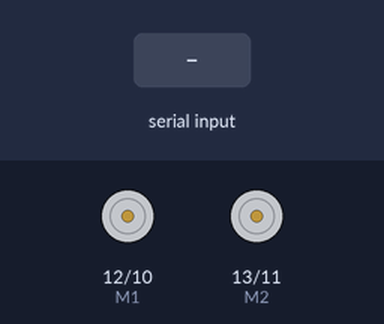
A sketch run on a simulated Arduino Uno, built with avr-gcc and run on an emulated ATmega328P. Parts: direction and speed pins drawn as motors (green arrow = direction pin HIGH = forward, orange = LOW = backward, longer = more drive). Inputs (shaded band) come from the test bench.

Above: at 1.2 s.
1.3 s: "F" received over Serial
At 2.5 s:
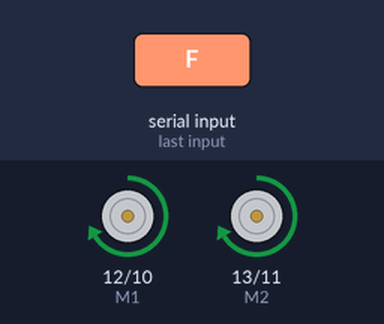
2.8 s: "B" received over Serial
At 3.6 s:
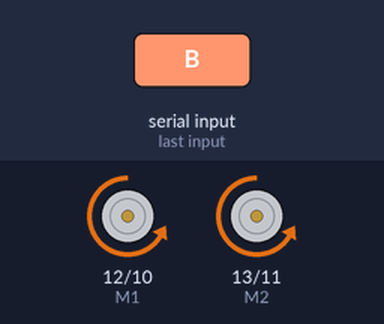
4.3 s: "R" received over Serial
At 4.8 s:
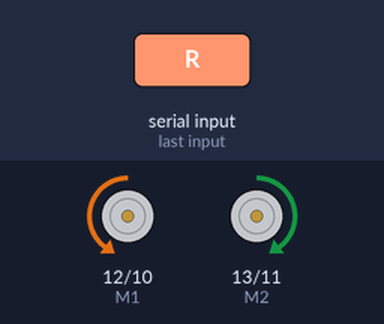
5.8 s: "L" received over Serial
At 7.0 s:
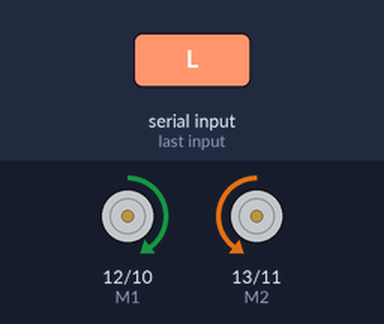
7.3 s: "S" received over Serial
At 8.3 s:
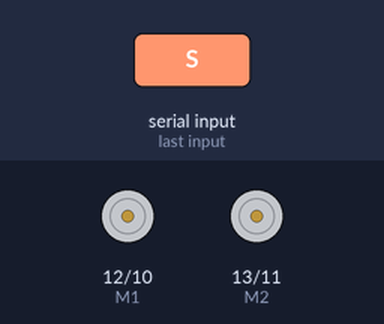
Timing chart, 0 to 9.8 s (numbered marks = the images above; inputs shaded):
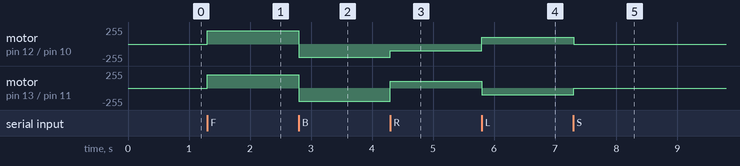

The sketch:

blue.ino
```cpp
/*
 * 블루투스 자동차 연결
 * 블루투스 모듈제거 후 업로드
 * 업로드 완료 후 블루투스 모듈 연결
 */

int E1 = 10;      // 1번(A) 모터 PWM
int M1 = 12;      // 1번(A) 모터 정/역
int E2 = 11;      // 2번(B) 모터 PWM
int M2 = 13;      // 2번(B) 모터 정/역


void setup() {
  Serial.begin (9600);
  pinMode(M1, OUTPUT);      // 출력핀 설정
  pinMode(M2, OUTPUT);
}

void loop()
{
  if(Serial.available() > 0)
  {
      char val = Serial.read();
      if(val == 'F') //정방향
      {
          forward_motor(200);
      }
      else if(val == 'B') //역방향
      {
          backward_motor(200);
      }
      else if(val == 'R') //오른쪽
      {
          right_motor(100);
      }
      else if(val == 'L') //왼쪽
      {
          left_motor(100);
      }
      else if(val == 'S') //모터 스탑
      {
          stop_motor();
      }

  }
}

void forward_motor(int motorspeed)
{
  //모터를 정방향으로 돌린다
  digitalWrite(M1, HIGH); //모터 정방향 회전
  digitalWrite(M2, HIGH); //모터 정방향 회전
  analogWrite(E1, motorspeed);
  analogWrite(E2, motorspeed);
}

void backward_motor(int motorspeed)
{
  //모터를 정방향으로 돌린다
  digitalWrite(M1, LOW); //모터 정방향 회전
  digitalWrite(M2, LOW); //모터 정방향 회전
  analogWrite(E1, motorspeed);
  analogWrite(E2, motorspeed);
}

void right_motor(int motorspeed)
{
  //모터를 정방향으로 돌린다
  digitalWrite(M1, LOW); //모터 정방향 회전
  digitalWrite(M2, HIGH); //모터 정방향 회전
  analogWrite(E1, motorspeed);
  analogWrite(E2, motorspeed);
}

void left_motor(int motorspeed)
{
  //모터를 정방향으로 돌린다
  digitalWrite(M1, HIGH); //모터 정방향 회전
  digitalWrite(M2, LOW); //모터 정방향 회전
  analogWrite(E1, motorspeed);
  analogWrite(E2, motorspeed);
}

void stop_motor(void)
{
  digitalWrite(M1, HIGH); //모터 정방향 회전
  digitalWrite(M2, HIGH); //모터 정방향 회전
  analogWrite(E1, 0);
  analogWrite(E2, 0);
}
```

Measured:
- after the input at 1.3 s, motor on pin 12 (M1) / pin 10 (E1), motor on pin 13 (M2) / pin 11 (E2): stopped → forward 200/255 at once
- after the input at 2.8 s, motor on pin 12 (M1) / pin 10 (E1), motor on pin 13 (M2) / pin 11 (E2): forward 200/255 → backward 200/255 at once
- after the input at 4.3 s, motor on pin 12 (M1) / pin 10 (E1): backward 200/255 → backward 100/255 at once; motor on pin 13 (M2) / pin 11 (E2): backward 200/255 → forward 100/255 at once
- after the input at 5.8 s, motor on pin 12 (M1) / pin 10 (E1): backward 100/255 → forward 100/255 at once; motor on pin 13 (M2) / pin 11 (E2): forward 100/255 → backward 100/255 at once
- after the input at 7.3 s, motor on pin 12 (M1) / pin 10 (E1): forward 100/255 → stopped at once; motor on pin 13 (M2) / pin 11 (E2): backward 100/255 → stopped at once
